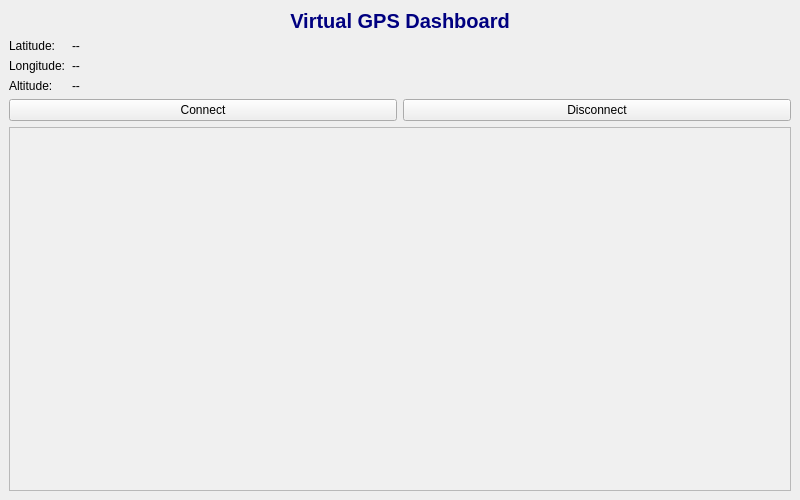
<?xml version="1.0" encoding="UTF-8"?>
<ui version="4.0">
 <class>MainWindow</class>
 <widget class="QMainWindow" name="MainWindow">
  <property name="geometry">
   <rect>
    <x>0</x>
    <y>0</y>
    <width>800</width>
    <height>500</height>
   </rect>
  </property>
  <property name="windowTitle">
   <string>Virtual GPS Dashboard</string>
  </property>
  <widget class="QWidget" name="centralwidget">
   <layout class="QVBoxLayout" name="verticalLayout">
    <item>
     <widget class="QLabel" name="label_title">
      <property name="text">
       <string>Virtual GPS Dashboard</string>
      </property>
      <property name="alignment">
       <set>Qt::AlignHCenter|Qt::AlignVCenter</set>
      </property>
      <property name="styleSheet">
       <string notr="true">font-size: 20px; font-weight: bold; color: navy;</string>
      </property>
     </widget>
    </item>
    <item>
     <layout class="QFormLayout" name="formLayout_gps">
      <item row="0" column="0">
       <widget class="QLabel" name="label_lat">
        <property name="text"><string>Latitude:</string></property>
       </widget>
      </item>
      <item row="0" column="1">
       <widget class="QLabel" name="value_lat"><property name="text"><string>--</string></property></widget>
      </item>
      <item row="1" column="0">
       <widget class="QLabel" name="label_lon"><property name="text"><string>Longitude:</string></property></widget>
      </item>
      <item row="1" column="1">
       <widget class="QLabel" name="value_lon"><property name="text"><string>--</string></property></widget>
      </item>
      <item row="2" column="0">
       <widget class="QLabel" name="label_alt"><property name="text"><string>Altitude:</string></property></widget>
      </item>
      <item row="2" column="1">
       <widget class="QLabel" name="value_alt"><property name="text"><string>--</string></property></widget>
      </item>
     </layout>
    </item>
    <item>
     <layout class="QHBoxLayout" name="buttonLayout">
      <item><widget class="QPushButton" name="btn_connect"><property name="text"><string>Connect</string></property></widget></item>
      <item><widget class="QPushButton" name="btn_disconnect"><property name="text"><string>Disconnect</string></property></widget></item>
     </layout>
    </item>
    <item>
     <widget class="QTextEdit" name="textEdit">
      <property name="readOnly"><bool>true</bool></property>
      <property name="styleSheet"><string notr="true">background-color: #f0f0f0;</string></property>
     </widget>
    </item>
   </layout>
  </widget>
 </widget>
 <resources/>
 <connections/>
</ui>
